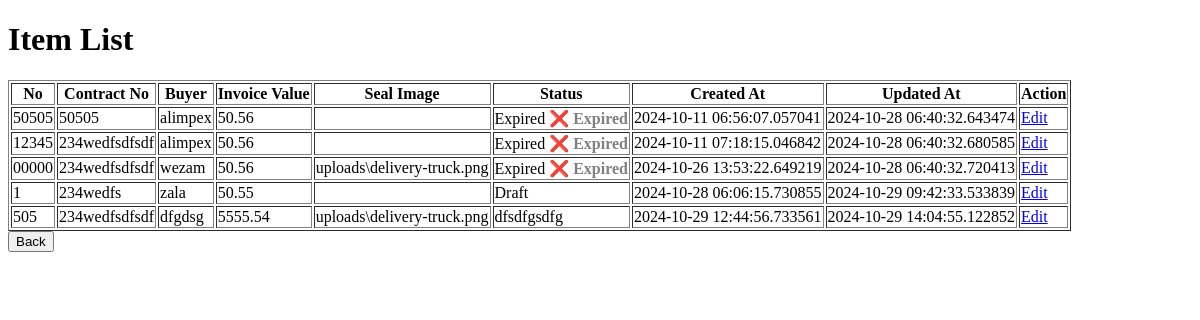
Page /list_items on the committed database.
### app.py (models this page shows, shortened)
class FormData(db.Model):
    id = db.Column(db.Integer, primary_key=True)
    no = db.Column(db.String(100), nullable=False)
    contract_no = db.Column(db.String(100), nullable=False)
    cert_no = db.Column(db.String(100), nullable=False)
    grade = db.Column(db.String(100), nullable=False)
    buyer = db.Column(db.String(100), nullable=False)
    invoice_value = db.Column(db.Float, nullable=False)
    payment_term = db.Column(db.String(50), nullable=False)
    seal_image = db.Column(db.String(200), nullable=True)
    undertaking_image = db.Column(db.String(200), nullable=True)
    documentary_credit = db.Column(db.String(200), nullable=True)
    bags = db.Column(db.String(200), nullable=True)
    mts = db.Column(db.String(200), nullable=True)
    fcl = db.Column(db.String(200), nullable=True)
    clu_inspected_date = db.Column(db.String(200), nullable=True)
    clu_result = db.Column(db.String(200), nullable=True)
    destination = db.Column(db.String(200), nullable=True)
    permit_number = db.Column(db.String(200), nullable=True)
    lpco_number = db.Column(db.String(200), nullable=True)
    shipping_line = db.Column(db.String(200), nullable=True)
    pss_sample_date = db.Column(db.String(100), nullable=False)
    pss_sample_result_date = db.Column(db.String(100), nullable=False)
    pss_result = db.Column(db.String(50), nullable=False)
    pss_comment = db.Column(db.Text, nullable=True)
    booking_number = db.Column(db.String(100), nullable=False)
    booking_confirmation_image = db.Column(db.String(200), nullable=True)
    container_number = db.Column(db.String(100), nullable=False)
    container_image = db.Column(db.String(200), nullable=True)
    seal_number = db.Column(db.String(100), nullable=False)
    date_loaded_from_wh = db.Column(db.String(100), nullable=False)
    transitor_name = db.Column(db.String(100), nullable=False)
    transitor_operation_number = db.Column(db.String(100), nullable=False)
    insurance_company = db.Column(db.String(100), nullable=False)
    insurance_amount = db.Column(db.Float, nullable=False)
    truck_or_train_plate_number = db.Column(db.String(100), nullable=False)
    driver_phone_number = db.Column(db.String(100), nullable=False)
    djibouti_forwarder = db.Column(db.String(100), nullable=False)
    djibouti_forwarder_contact = db.Column(db.String(100), nullable=False)
    vessel_date = db.Column(db.String(100), nullable=False)
    vessel_name = db.Column(db.String(100), nullable=False)
    bill_no = db.Column(db.String(100), nullable=False)
    date_received_obl = db.Column(db.String(100), nullable=False)
    date_docs_sent_to_bank = db.Column(db.String(100), nullable=False)
    docs_awb_number = db.Column(db.String(100), nullable=False)
    date_credit_advice_received = db.Column(db.String(100), nullable=False)
    payment_status = db.Column(db.String(100), nullable=False)
    amount_settled = db.Column(db.Float, nullable=False)
    bank = db.Column(db.String(100), nullable=False)
    ecd_number = db.Column(db.String(100), nullable=False)
    status = db.Column(db.String(100), nullable=False, default='Draft')  # Status starts as Draft
    remark = db.Column(db.String(100), nullable=False)
    railway_bill_image = db.Column(db.String(200), nullable=True)
    payment_receipt_image = db.Column(db.String(200), nullable=True)
    trackway_bill_image = db.Column(db.String(200), nullable=True)
    nb_contract_image = db.Column(db.String(200), nullable=True)
    commercial_invoice_image = db.Column(db.String(200), nullable=True)
    pl_image = db.Column(db.String(200), nullable=True)
    vgm_image = db.Column(db.String(200), nullable=True)
    payment_recieptt_image = db.Column(db.String(200), nullable=True)
    created_at = db.Column(db.DateTime, default=datetime.utcnow)  # Track when form is created
    updated_at = db.Column(db.DateTime, onupdate=datetime.utcnow)  # Track when form is updated

### app.py (the view)
@app.route('/list_items', methods=['GET'])
def list_items():
    items = FormData.query.all()  # Assuming FormData contains all your item details
    return render_template('list.html', items=items)

### templates/list.html (shortened to what this page needs)
<!DOCTYPE html>
<html lang="en">
<head>
</head>
<body>
<h1>Item List</h1>
<table border="1">
    <thead>
        <tr>
            <th>No</th>
            <th>Contract No</th>
            <th>Buyer</th>
            <th>Invoice Value</th>
            <th>Seal Image</th>
            <th>Status</th>
            <th>Created At</th>
            <th>Updated At</th>
            <th>Action</th>
        </tr>
    </thead>
    <tbody>
        {% for item in items %}
        <tr>
            <td onclick="toggleHistory('{{ item.form_data_id }}')" style="cursor:pointer;">{{ item.no }}</td>
            <td>{{ item.contract_no }}</td>
            <td>{{ item.buyer }}</td>
            <td>{{ item.invoice_value }}</td>
            <td>{{ item.seal_image }}</td>
            <td>
                {{ item.status }}
                {% if item.status == 'Expiring Soon' %}
                    <span class="expiring-soon" title="This form is close to expiring!">⚠️ Expiring Soon</span>
                {% elif item.status == 'Expired' %}
                    <span class="expired" title="This form has expired!">❌ Expired</span>
                {% endif %}
            </td>
            <td>{{ item.created_at }}</td>
            <td>{{ item.updated_at }}</td>
            <td><a href="{{ url_for('edit_item', contract_no=item.contract_no) }}">Edit</a></td>
        </tr>
        {% endfor %}
    </tbody>
</table>
<button type="button" onClick="window.location.href='/'">Back</button>
</body>
</html>

### templates/list.html (style rules this page uses)
.expired { color: gray; font-weight: bold; }

### rows in the picture
FormData: no "50505", contract_no "50505", buyer "alimpex", invoice_value "50.56", status "Expired", shows "❌ Expired", created_at "2024-10-11 06:56:07.057041", updated_at "2024-10-28 06:40:32.643474"
FormData: no "12345", contract_no "234wedfsdfsdf", buyer "alimpex", invoice_value "50.56", status "Expired", shows "❌ Expired", created_at "2024-10-11 07:18:15.046842", updated_at "2024-10-28 06:40:32.680585"
FormData: no "00000", contract_no "234wedfsdfsdf", buyer "wezam", invoice_value "50.56", seal_image "uploads\\delivery-truck.png", status "Expired", shows "❌ Expired", created_at "2024-10-26 13:53:22.649219", updated_at "2024-10-28 06:40:32.720413"
FormData: no "1", contract_no "234wedfs", buyer "zala", invoice_value "50.55", status "Draft", created_at "2024-10-28 06:06:15.730855", updated_at "2024-10-29 09:42:33.533839"
FormData: no "505", contract_no "234wedfsdfsdf", buyer "dfgdsg", invoice_value "5555.54", seal_image "uploads\\delivery-truck.png", status "dfsdfgsdfg", created_at "2024-10-29 12:44:56.733561", updated_at "2024-10-29 14:04:55.122852"
